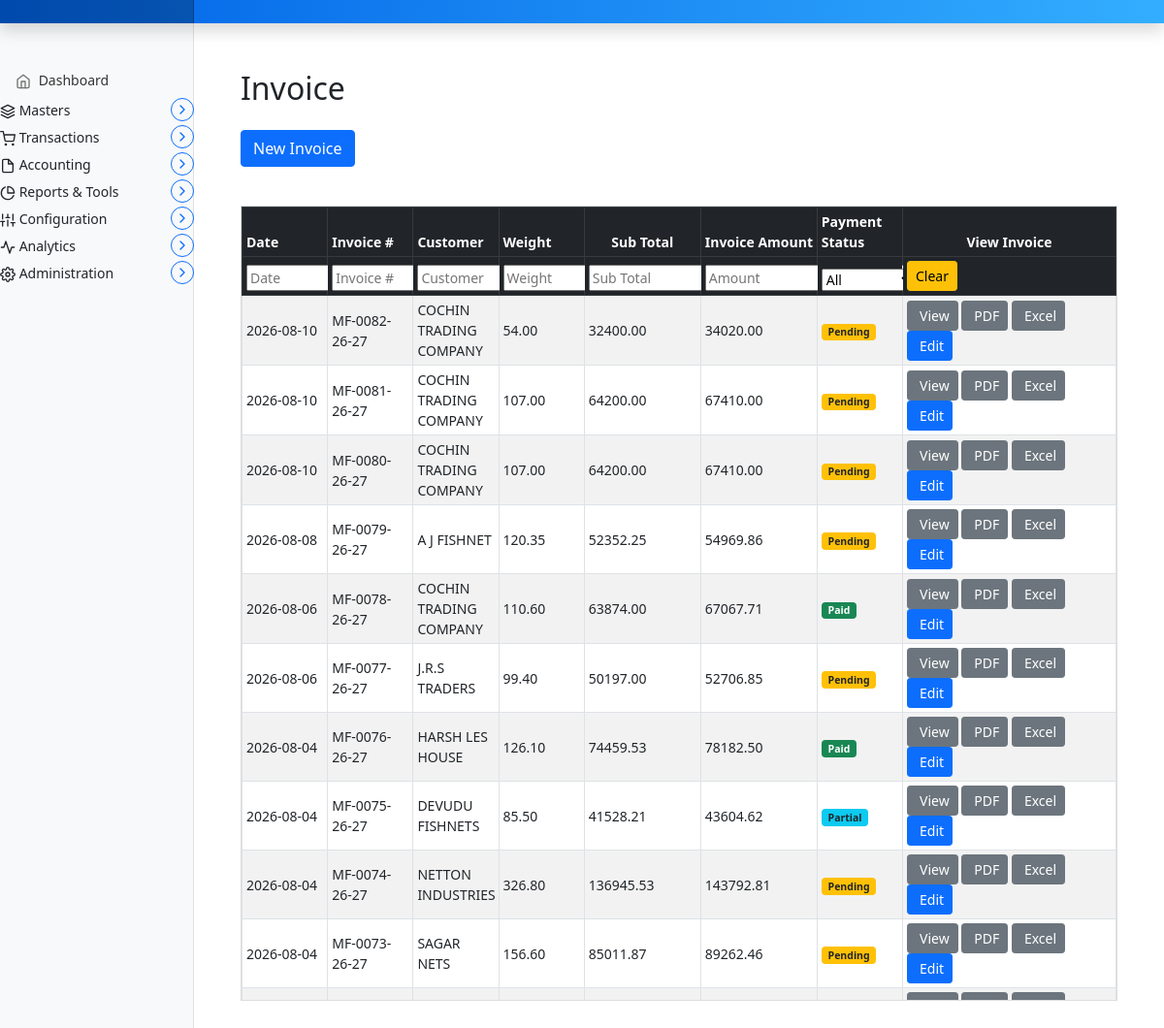
Page /invoice/invoice_entry on the committed database.
### marania_invoice_app/models.py (models this page shows, shortened)
class Invoice(models.Model):
    invoice_date = models.DateField(null=True, blank=True, default=date.today)
    invoice_number = models.CharField(max_length=50, unique=True, null=True)
    customer_code = models.CharField(max_length=50, unique=False, null=True)
    customer_name = models.CharField(max_length=100, null=True)
    customer_gst = models.CharField(max_length=20, null=True, blank=True)
    customer_address = models.TextField(null=True, blank=True)
    customer_contact = models.CharField(max_length=30, null=True, blank=True)
    customer_email = models.EmailField(null=True, blank=True)
    ship_to_customer_code = models.CharField(max_length=50, unique=False, null=True)
    ship_to_customer_name = models.CharField(max_length=100, null=True)
    ship_to_customer_gst = models.CharField(max_length=20, null=True, blank=True)
    ship_to_customer_address = models.TextField(null=True, blank=True)
    ship_to_customer_contact = models.CharField(max_length=30, null=True, blank=True)
    ship_to_customer_email = models.EmailField(null=True, blank=True)
    dispatched_through = models.CharField(max_length=100, null=True, blank=True)
    destination = models.CharField(max_length=200, null=True, blank=True)
    vehicle_name_number = models.CharField(max_length=100, null=True, blank=True)
    transporter_gst = models.CharField(max_length=100, null=True, blank=True)
    quantity_total  = models.DecimalField(max_digits=10, decimal_places=2, blank=True, null=True, default=Decimal('0.00'))
    subtotal = models.DecimalField(max_digits=14, decimal_places=2, default=Decimal('0.00'))
    cgst_amount = models.DecimalField(max_digits=14, decimal_places=2, default=Decimal('0.00'))
    sgst_amount = models.DecimalField(max_digits=14, decimal_places=2, default=Decimal('0.00'))
    igst_amount = models.DecimalField(max_digits=14, decimal_places=2, default=Decimal('0.00'))
    round_off = models.DecimalField(max_digits=10, decimal_places=2, default=Decimal('0.00'))
    gross_total = models.DecimalField(max_digits=14, decimal_places=2, default=Decimal('0.00'))
    payment_status = models.CharField(max_length=20,
        choices=[
            ('Pending', 'Pending'),
            ('Partial', 'Partial'),
            ('Paid', 'Paid'),
            ('WrittenOff', 'Written Off'),
            ('Cancelled', 'Cancelled'),
        ],
        default='Pending')
    remark = models.CharField(max_length=1024, null=True, blank=True,default="")

class InvoiceItem(models.Model):
    invoice = models.ForeignKey(
        Invoice,
        related_name='items',      # allows invoice.items.all()
        on_delete=models.CASCADE,  # deletes items if invoice is deleted
        to_field='invoice_number'  # optional: link by invoice_number instead of id
    )
    item_spec = models.CharField(max_length=200, blank=True, null=True)
    item_code = models.CharField(max_length=50, blank=True, null=True)
    item_description = models.CharField(max_length=200, blank=True, null=True)
    item_mesh_size = models.CharField(max_length=20, blank=True, null=True)
    item_mesh_depth = models.CharField(max_length=20, blank=True, null=True)
    item_quantity = models.DecimalField(max_digits=10, decimal_places=2, blank=True, null=True)
    item_price = models.DecimalField(max_digits=10, decimal_places=2, blank=True, null=True)
    item_colour = models.CharField(max_length=100, blank=True, null=True)
    item_hsn_code = models.CharField(max_length=10, blank=True, null=True)
    item_gst_amount = models.DecimalField(max_digits=10, decimal_places=2, blank=True, null=True)
    item_total_with_gst = models.DecimalField(max_digits=10, decimal_places=2, blank=True, null=True)

### marania_invoice_app/views.py (the view)
# urls.py: path('invoice_entry', views.invoice_entry, name='invoice_entry'),
def invoice_entry(request):
    Invoices =Invoice.objects.order_by('-invoice_date', '-invoice_number')
    Customers = Parties.objects.all()
    customer_dict = defaultdict(lambda:-1)
    transporter_dict = defaultdict(lambda:-1)
    for customer in Parties.objects.all():
        customer_dict[customer.code] = {'name':customer.name, 'gst':customer.gst, 'phone':customer.phone, 'email':customer.email,
                                        'address_bill_to':customer.address_bill_to, 'address_ship_to':customer.address_ship_to,
                                        'is_within_state':customer.is_within_state
                                        }
    for transporter in Transportation.objects.all():
        code = transporter.customer.code
        transporter_dict_temp = {'delivery_place':transporter.delivery_place, 'transporter_name':transporter.transporter_name,
                            'transporter_gst':transporter.transporter_gst, 'vehicle_name_number':transporter.vehicle_name_number,
                            'is_default_transport':transporter.is_default_transport}
        if code not in transporter_dict:
            transporter_dict[code] = [transporter_dict_temp]
        else:
            transporter_dict[code].append(transporter_dict_temp)
    summary_data = invoice_summary()
    product_dict = get_product_dict()
    customer_price_dict = get_customer_price_dictionary()
    next_invoice_number = get_next_invoice_number()
    formatted_number = f"{int(next_invoice_number):04d}"
    invoice_number =  company_settings.invoice_prefix + "-" + formatted_number + "-" + company_settings.finance_year
    context = {'invoice_form': forms.InvoiceForm(initial={'invoice_number':invoice_number}) ,
               'invoices':Invoices, 'invoiceitems':summary_data,
               'customers':Customers, 'customer_dict': json.dumps(customer_dict),
               'transporter_dict':json.dumps(transporter_dict),
               'customer_price_dict':json.dumps(customer_price_dict),
               'product_dict':json.dumps(product_dict),
               }
    return render(request, 'marania_invoice_app/invoice_entry.html', context)

### marania_invoice_app/templatetags/dict_extras.py (called while the page is built)
@register.filter
def get_item(dictionary, key):
    if dictionary is None or dictionary == "":
        return {}
    return dictionary.get(key)

### marania_invoice_app/views.py (called while the page is built, shortened)
def get_next_invoice_number():
    try:
        settings = CompanySettings.objects.get(id=1)
        next_invoice = f"{settings.current_invoice_number+1}"
        return next_invoice
    except CompanySettings.DoesNotExist:
        return None

def get_product_dict():
    global _PRODUCT_DICT
    if _PRODUCT_DICT is not None:
        return _PRODUCT_DICT
    products_dict = defaultdict(dict)
    products = Product.objects.select_related('material').all()
    for product in products:
        products_dict[product.code] = {
            "name": product.name,
            "display_name": product.display_name,
            "hsn": product.hsn,
            "material_code": product.material.code if product.material else None,
            "material_name": product.material.name if product.material else None,
            "cgst": str(product.cgst),
            "sgst": str(product.sgst),
            "igst": str(product.igst),
            "description": product.description,
        }
    _PRODUCT_DICT = products_dict
    return _PRODUCT_DICT

def get_customer_price_dictionary():
    global _CUSTOMER_PRICE_DICT
    if _CUSTOMER_PRICE_DICT is not None:
        return _CUSTOMER_PRICE_DICT

### templates/marania_invoice_app/invoice_entry.html (shortened to what this page needs)
{% extends 'partials/base.html' %}
{% load static %}
{% load crispy_forms_tags %}
{% block main %}
{% load dict_extras %}
<main class="col-md-9 ms-sm-auto col-lg-10 px-md-4">
  <div class="container my-5">
    <h2 class="mb-4">Invoice</h2>
    <button class="btn btn-primary mb-3" type="button" data-bs-toggle="collapse" data-bs-target="#customerForm" aria-expanded="false" aria-controls="customerForm">
      New Invoice
    </button>
    <div class="invoice-list mt-4">
      {% if invoices %}
          <div class="table-responsive invoice-table-wrapper">
          <table id="invoice-table" class="table table-striped table-hover table-bordered table-sm align-middle">
            <thead class="table-dark">
              <tr>
                <th scope="col">Date</th>
                <th scope="col">Invoice #</th>
                <th scope="col">Customer</th>
                <th scope="col">Weight</th>
                <th scope="col" class="col-amount">Sub Total</th>
                <th scope="col" class="col-amount">Invoice Amount</th>
                <th scope="col">Payment Status</th>
                <th scope="col" class="col-view-invoice">View Invoice</th>
              </tr>
                <tr id="invoice-filter-row">
                <th><input class="filter-input" placeholder="Date"></th>
                <th><input class="filter-input" placeholder="Invoice #"></th>
                <th>
                </th>
                <th><input class="filter-input" placeholder="Weight"></th>
                <th><input class="filter-input" placeholder="Sub Total"></th>
                <th><input class="filter-input" placeholder="Amount"></th>
                <th>
                  <select class="filter-input">
                    <option value="">All</option>
                  </select>
                </th>
                <th>
                  <button class="btn btn-warning btn-sm" id="clear-invoice-filters">
                    Clear
                  </button>
                </th>
               </tr>
            </thead>
            <tbody>
              {% for invoice in invoices %}
                <tr>
                  <td>{{ invoice.invoice_date|date:"Y-m-d" }}</td>
                  <td>{{ invoice.invoice_number }}</td>
                  <td>{{ invoice.customer_name }}</td>
                  {% with invoice_item=invoiceitems|get_item:invoice.invoice_number %}
                    <td>
                      {% if invoice_item %}
                        {{ invoice_item.weight }}
                      {% else %}
                        <span class="text-muted">0</span>
                      {% endif %}
                    </td>
                     <td>
                      {% if invoice_item %}
                        {{ invoice_item.sub_total }}
                      {% else %}
                        <span class="text-muted">0</span>
                      {% endif %}
                    </td>
                     <td>
                      {% if invoice_item %}
                        {{ invoice_item.invoice_amount }}
                      {% else %}
                        <span class="text-muted">0</span>
                      {% endif %}
                    </td>
                  {% endwith %}
                  <td>
                    <span class="badge
                      {% if invoice.payment_status == 'Paid' %}bg-success
                      {% elif invoice.payment_status == 'Partial' %}bg-info text-dark
                      {% elif invoice.payment_status == 'Pending' %}bg-warning text-dark
                      {% elif invoice.payment_status == 'WrittenOff' %}bg-secondary
                      {% elif invoice.payment_status == 'Cancelled' %}bg-danger
                      {% else %}bg-light text-dark{% endif %}">
                      {{ invoice.payment_status|default:'Pending' }}
                    </span>
                  </td>
                  <td>
                    <a href="javascript:void(0);"
                      onclick="openInvoicePopup('{{ invoice.invoice_number }}')"
                      class="btn btn-sm btn-secondary d-inline-flex align-items-center">
                       View
                    </a>
                 <a href="{% url 'invoice_pdf' invoice.invoice_number %}"
                    class="btn btn-sm btn-secondary d-inline-flex align-items-center">
                     PDF
                  </a>
                     <a href="javascript:void(0);"
                      onclick="openInvoicePopup('{{ invoice.invoice_number }}')"
                      class="btn btn-sm btn-secondary d-inline-flex align-items-center">
                       Excel
                    </a>
                    <a href="javascript:void(0);"
                       onclick="loadInvoice('{{ invoice.invoice_number }}')"
                        class="btn btn-sm btn-primary d-inline-flex align-items-center">
                         Edit
                    </a>
                  </td>
                </tr>
              {% endfor %}
            </tbody>
          </table>
        </div>
      {% else %}
        <p class="text-muted">No invoices found.</p>
      {% endif %}
    </div>
  </div>
</main>
{% endblock %}

### static/assets/css/dashboard.css (style rules this page uses)
body { font-size: .875rem; }

### templates/marania_invoice_app/invoice_entry.html (style rules this page uses)
.invoice-table-wrapper { max-height: 820px; overflow-y: auto; border: 1px solid #ddd; }
#invoice-table { table-layout: fixed; width: 100%; }
.col-amount { width: 120px; text-align: center; white-space: nowrap; }
.col-view-invoice { width: 220px; text-align: center; white-space: nowrap; }
#invoice-table thead th { position: sticky; top: 0; z-index: 2; }

### rows in the picture
Invoice: invoice_date "2026-08-10", invoice_number "MF-0082-26-27", customer_name "COCHIN TRADING COMPANY", sub_total "32400.00", invoice_amount "34020.00", payment_status "Pending"
InvoiceItem: weight "54.00"
Invoice: invoice_date "2026-08-10", invoice_number "MF-0081-26-27", customer_name "COCHIN TRADING COMPANY", weight "107.00", sub_total "64200.00", invoice_amount "67410.00", payment_status "Pending"
Invoice: invoice_date "2026-08-10", invoice_number "MF-0080-26-27", customer_name "COCHIN TRADING COMPANY", weight "107.00", sub_total "64200.00", invoice_amount "67410.00", payment_status "Pending"
Invoice: invoice_date "2026-08-08", invoice_number "MF-0079-26-27", customer_name "A J FISHNET", sub_total "52352.25", invoice_amount "54969.86", payment_status "Pending"
InvoiceItem: weight "120.35"
Invoice: invoice_date "2026-08-06", invoice_number "MF-0078-26-27", customer_name "COCHIN TRADING COMPANY", weight "110.60", sub_total "63874.00", invoice_amount "67067.71", payment_status "Paid"
Invoice: invoice_date "2026-08-06", invoice_number "MF-0077-26-27", customer_name "J.R.S TRADERS", weight "99.40", sub_total "50197.00", invoice_amount "52706.85", payment_status "Pending"
Invoice: invoice_date "2026-08-04", invoice_number "MF-0076-26-27", customer_name "HARSH LES HOUSE", weight "126.10", sub_total "74459.53", invoice_amount "78182.50", payment_status "Paid"
Invoice: invoice_date "2026-08-04", invoice_number "MF-0075-26-27", customer_name "DEVUDU FISHNETS", weight "85.50", sub_total "41528.21", invoice_amount "43604.62", payment_status "Partial"
Invoice: invoice_date "2026-08-04", invoice_number "MF-0074-26-27", customer_name "NETTON INDUSTRIES", weight "326.80", sub_total "136945.53", invoice_amount "143792.81", payment_status "Pending"
Invoice: invoice_date "2026-08-04", invoice_number "MF-0073-26-27", customer_name "SAGAR NETS", weight "156.60", sub_total "85011.87", invoice_amount "89262.46", payment_status "Pending"
